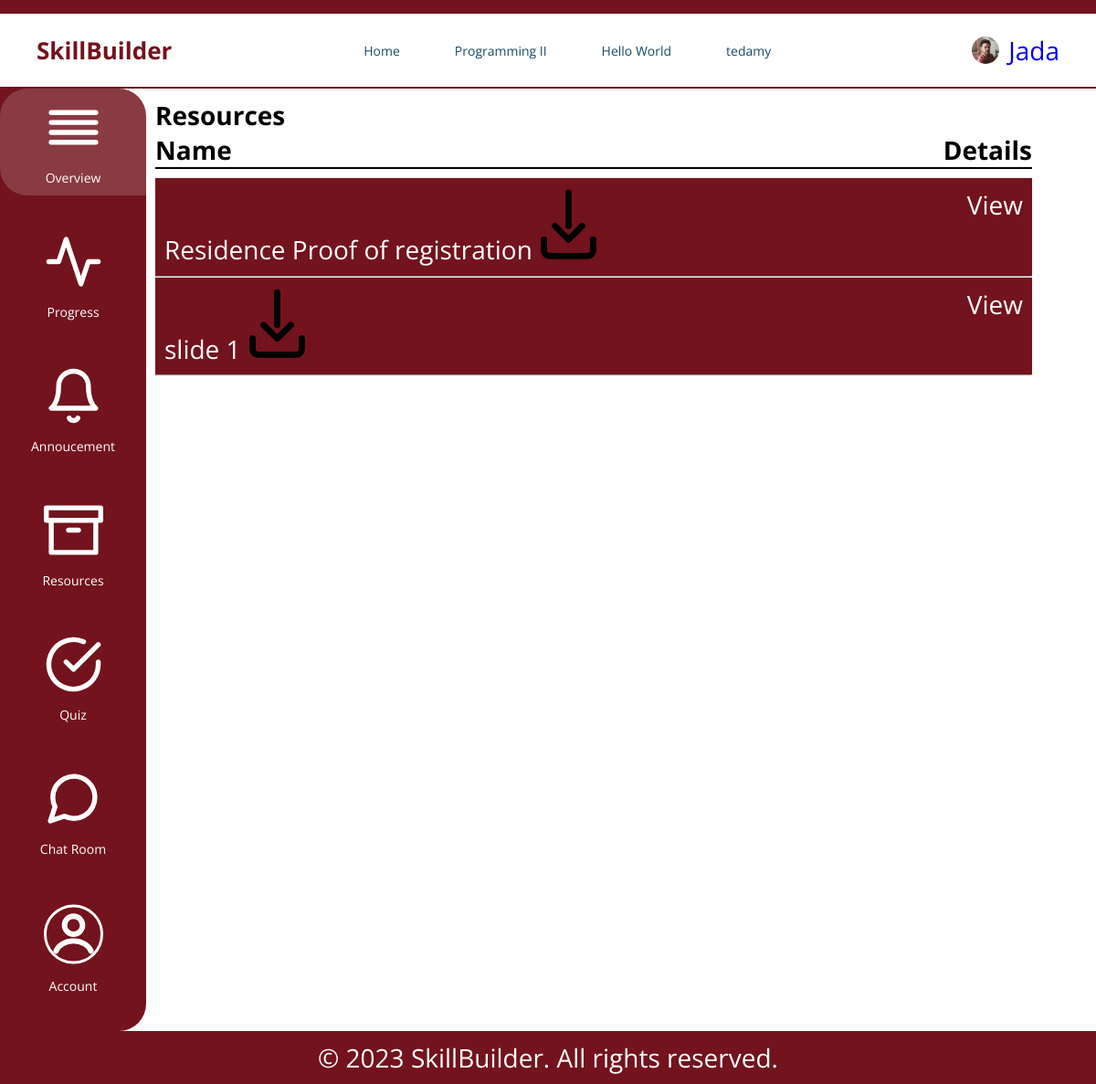
The page /course/19/resource (signed in) on the database its author committed.
### myapp/models.py (models this page shows, shortened)
class Course(models.Model):
    name = models.CharField(max_length=100)
    description = models.TextField(blank=True, null=True)
    instructor = models.ForeignKey(User, on_delete=models.CASCADE)
    course_participants = models.ManyToManyField(User, related_name='course_participants', blank=True)
    created = models.DateField(auto_now_add=True)
    updated = models.DateField(auto_now=True)

class User(AbstractUser):
    is_employer = models.BooleanField("Is employer",default=False)
    is_employee = models.BooleanField("Is employee", default=False)
    my_employer = models.CharField(max_length=200, null=True, blank=True)
    first_name = models.CharField(max_length=30, blank=False, null=False)
    last_name = models.CharField(max_length=30, blank=False, null=False)
    bio = models.TextField(blank=True, null=True)
    avatar = models.ImageField(null=True, default="avatar.svg")

class Resource(models.Model):
    name = models.CharField(max_length=30)
    course = models.ForeignKey(Course, on_delete=models.CASCADE)
    description = models.TextField(max_length=50, blank=True)
    youtubeLink = models.TextField(blank=True)
    file = models.FileField(upload_to='resources/', blank=True)
    created  = models.DateTimeField(auto_now_add=True)
    updated = models.DateTimeField(auto_now=True)

### myapp/views.py (the view)
# urls.py: path('course/<str:pk>/resource', views.resourcePage, name='resource'),
def resourcePage(request, pk):
    employee = request.user
    employer = User.objects.get(username=employee.my_employer)
    courses = Course.objects.filter(instructor__username=employer).distinct()
    course = Course.objects.get(id=pk)
    resources = Resource.objects.filter(course=course).order_by('-updated')
    context = {
        'course': course,
        'resources': resources,
        'courses': courses
    }
    return render(request, "myapp/resource_page.html", context)

### myapp/templates/myapp/resource_page.html (shortened to what this page needs)
{% extends 'main.html' %} {% load static %} | {% block content %}
<div>
    <h1>Resources</h1>
    {% if resources %}
    <div class="resource-header">
        <p>Name</p>
        <p>Details</p>
    </div>
    <div class="underline"></div>
    {% for resource in resources %}
    <div>
        <div class="d-resources">
            <p>
                {{resource.name}}
                <a href="{{resource.file.url}}"
                    ><img
                        src="{% static 'assets/download.svg' %}"
                        alt="download"
                /></a>
            </p>
            <a class="view">View</a>
        </div>
    </div>
    <hr />
    {% endfor %}
    {% else %}
    <p>No resources available</p>
    {% endif %}
</div>
{% endblock %}

### templates/main_navbar.html (shortened to what this page needs)
{% load static %}
<div class="header-container">
    <header class="header">
        <div class="logo">SkillBuilder</div>
        <nav class="nav-links-all">
            {% with request.resolver_match.url_name as url_name %}
            <ul>
                <li>
                    <a
                        href="{% url 'employee-home' request.user %}"
                        class="nav-links {% if request.resolver_match.view_name == 'home' %} active {% endif %}"
                        >Home</a
                    >
                </li>
                {% for course in courses %}
                <li>
                    <a
                        href="{% url 'course' course.id %}"
                    >
                        {{course.name}}
                    </a>
                </li>
                {% endfor %}
            </ul>
            {% endwith %}
        </nav>
        <div class="user-ico">
            <a
                href="{% url 'update-user' request.user.id %}"
                style="display: flex; align-items: center"
            >
                <img
                    src="{{request.user.avatar.url}}"
                    alt="user"
                    class="image-icon"
                    style="width: 30px; border-radius: 50%; margin: 10px"
                />
                <p>{{request.user.username}}</p>
            </a>
        </div>
    </header>
</div>

### static/css/main.css (style rules this page uses)
* { box-sizing: border-box; margin: 0; padding: 0; list-style: none; text-decoration: none; box-sizing: border-box; }
body { font-family: "Open Sans", sans-serif; }
.header { width: 100%; height: 80px; background-color: rgb(255, 255, 255); display: flex; align-items: center; justify-content: space-between; padding: 40px 40px; border-top: 15px solid #72131e; border-bottom: 2px solid #72131e; }
.logo { font-size: 26px; font-weight: bold; color: #72131e; }
.nav-links-all ul { display: flex; user-select: none; }
.nav-links-all ul li a { display: block; color: #194866; margin: 0 5px; padding: 10px 25px; border-radius: 50px; font-size: 14px; transition: all 0.6s ease-in-out; }
p { overflow-wrap: break-word; }
.resource-header { display: flex; justify-content: space-between; font-size: 18px; font-weight: bold; }
.underline { width: 100%; height: 2px; background-color: #000000; margin-bottom: 10px; }
.d-resources { display: flex; justify-content: space-between; background-color: #72131e; color: white; padding: 10px; }
.d-resources a { color: white; }
.view { cursor: pointer; }
@media only screen and (max-device-width: 850px) { *, .time { font-size: 28px; } }
@media only screen and (max-device-width: 850px) { img { width: 65px; } }

### rows shown on the page
Course: name "Programming II"
Course: name "Hello World"
Course: name "tedamy"
User: user.avatar (picture), user.username "Jada"
Resource: name "Residence Proof of registration"
Resource: name "slide 1"
